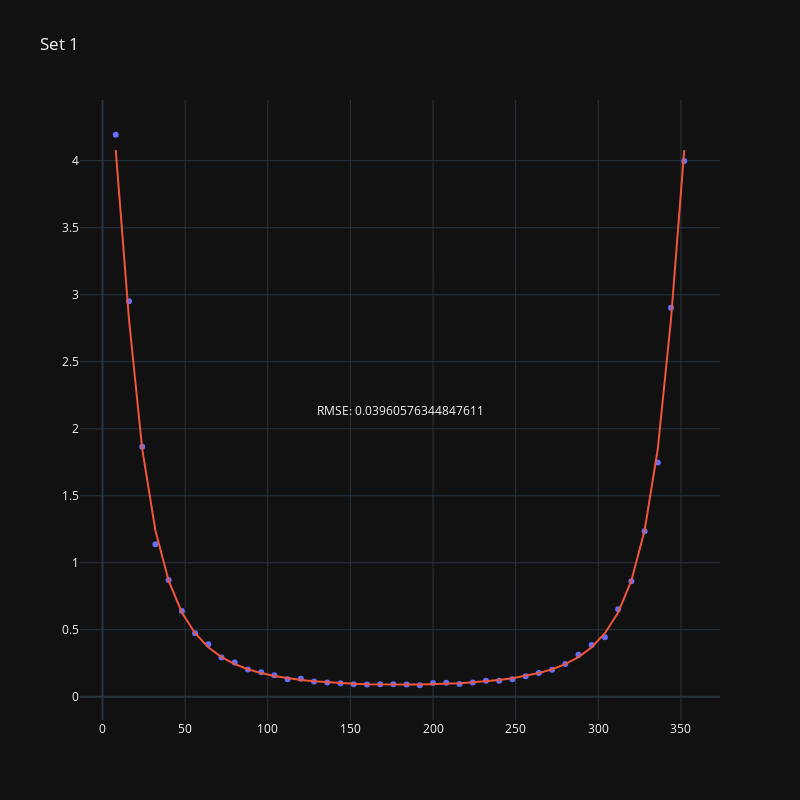
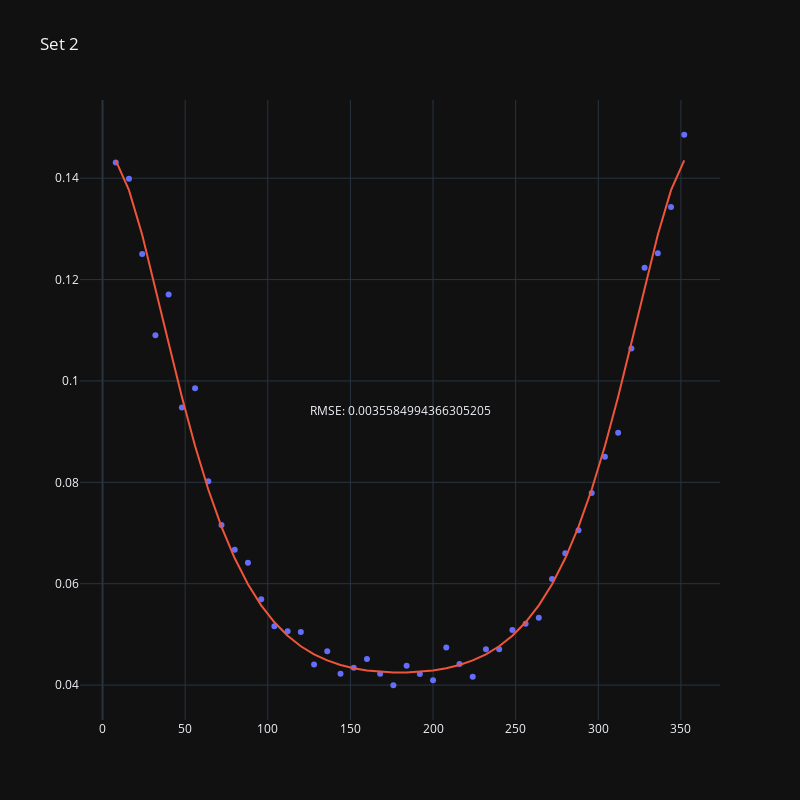
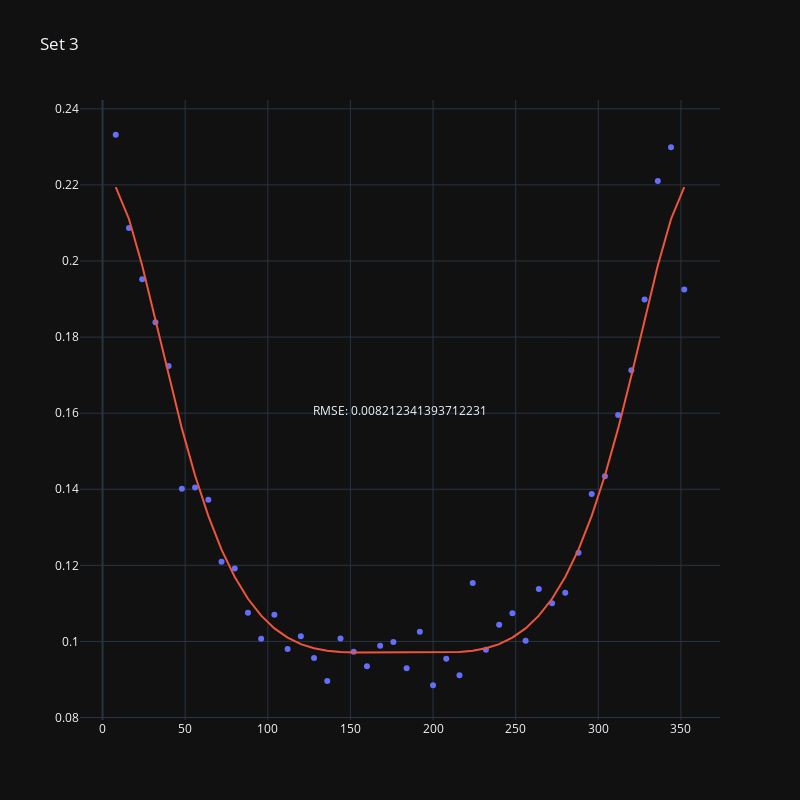
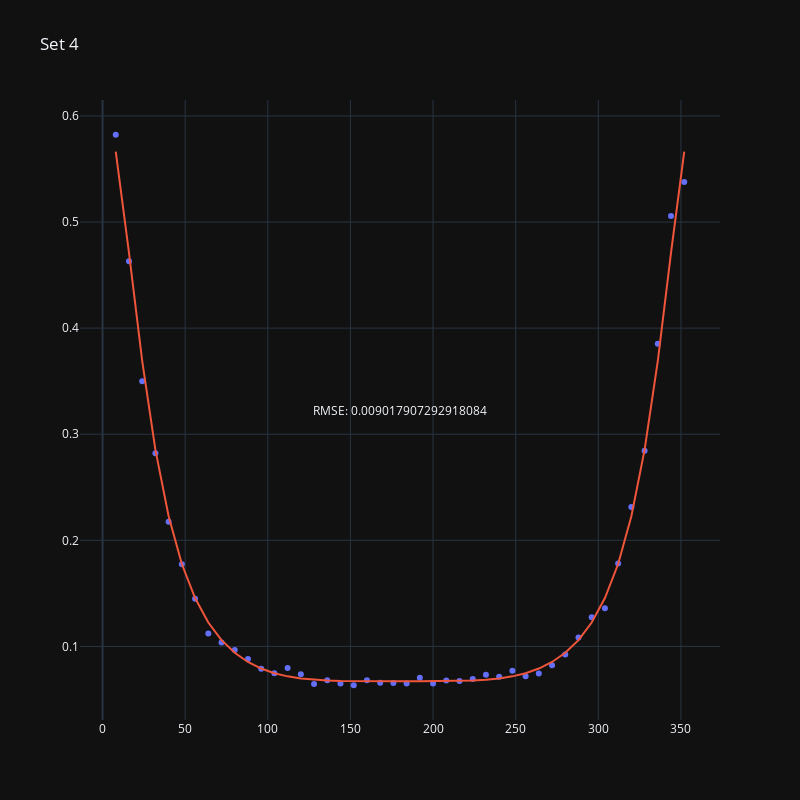

Source (notebook cell) for these figures, in order:
### Code cell
for x in range(0,10):
    try:
        cffplot(x)
    except: 
        print("")
